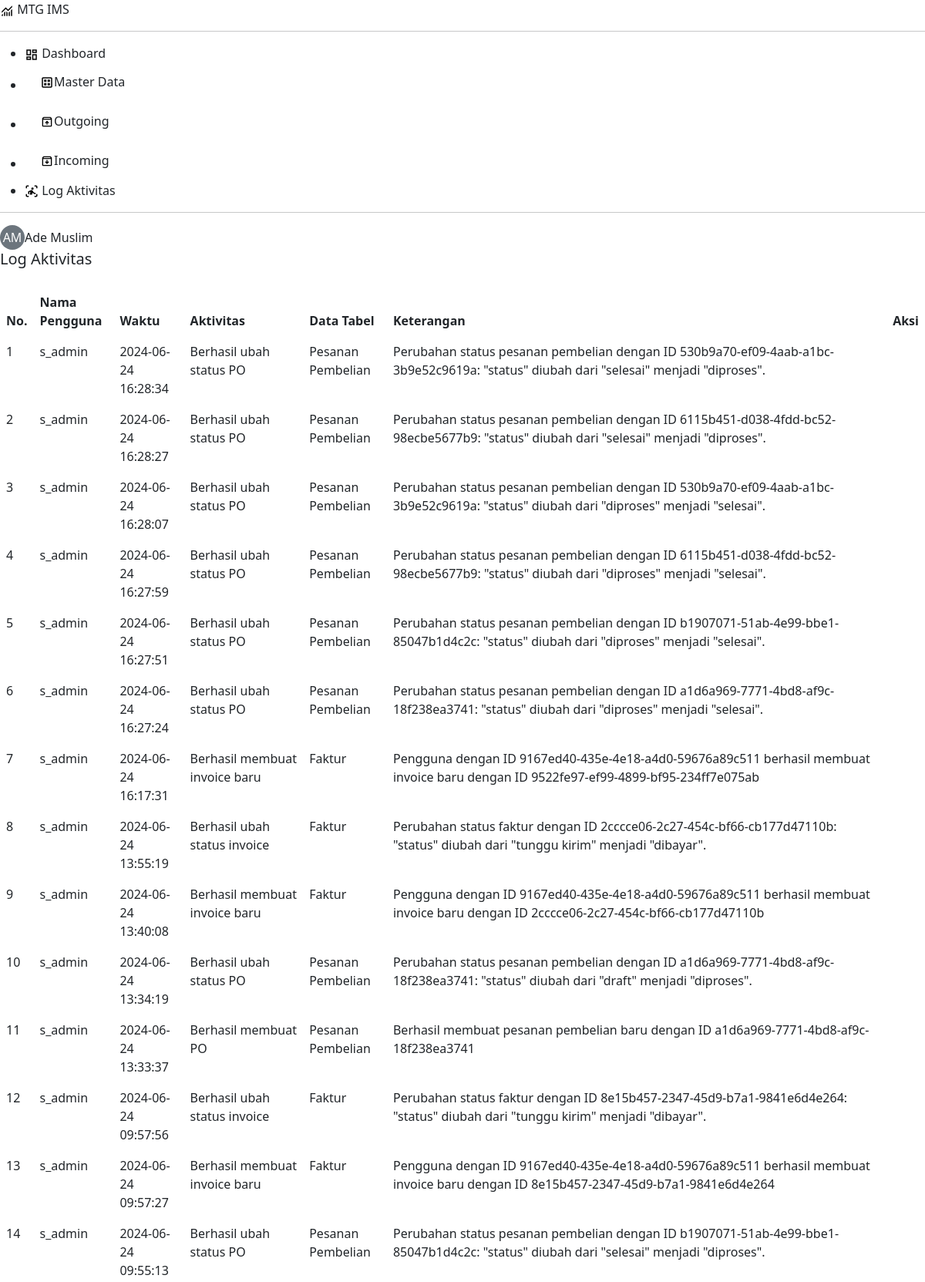
/pages/activity-log/index.php (signed in, upper part), run on the app's committed database.
### tables this page shows
CREATE TABLE `log_aktivitas` (
  `id_log` int NOT NULL,
  `id_pengguna` varchar(36) DEFAULT NULL,
  `aktivitas` varchar(225) NOT NULL,
  `tabel` varchar(255) DEFAULT NULL,
  `keterangan` text NOT NULL,
  `tanggal` timestamp NOT NULL DEFAULT CURRENT_TIMESTAMP,
  `status_hapus` tinyint(1) NOT NULL DEFAULT '0'
);

CREATE TABLE `pengguna` (
  `id_pengguna` varchar(36) NOT NULL,
  `nama_lengkap` varchar(100) NOT NULL,
  `nama_pengguna` varchar(50) NOT NULL,
  `password` varchar(100) NOT NULL,
  `tipe_pengguna` enum('superadmin','staff','kepala_perusahaan','tes') NOT NULL DEFAULT 'staff',
  `status_hapus` tinyint(1) NOT NULL DEFAULT '0'
);

### includes/function.php (called while the page is built, shortened)
<?php
require_once 'config.php';
function selectDataLeftJoin($mainTable, $joinTables = [], $columns = '*', $conditions = "", $orderBy = "") {
    global $conn;
    $sql = "SELECT $columns FROM $mainTable";
    foreach ($joinTables as $joinTable) {
        $sql .= " LEFT JOIN $joinTable[0] ON $joinTable[1]";
    }
    if (!empty($conditions)) {
        $sql .= " WHERE $conditions";
    }
    if (!empty($orderBy)) {
        $sql .= " ORDER BY $orderBy";
    }
    $result = mysqli_query($conn, $sql);
    $rows = mysqli_fetch_all($result, MYSQLI_ASSOC);
    return $rows;
}

### pages/activity-log/index.php (the view, shortened to what this page needs)
<?php
require_once '../../includes/header.php';
$mainTable = 'log_aktivitas';
$joinTables = [
    ["pengguna", "log_aktivitas.id_pengguna = pengguna.id_pengguna"],
];
$columns = 'log_aktivitas.*, pengguna.nama_pengguna';
$conditions = 'log_aktivitas.status_hapus = 0';
$orderBy = 'log_aktivitas.tanggal DESC';
$data_log_aktivitas = selectDataLeftJoin($mainTable, $joinTables, $columns, $conditions, $orderBy);
?>
<div class="d-flex justify-content-between align-items-center mb-4">
  <h1 class="fs-5 m-0">Log Aktivitas</h1>
</div>
<table id="example" class="table nowrap table-hover" style="width:100%">
  <thead>
    <tr>
      <th class="text-start">No.</th>
      <th>Nama Pengguna</th>
      <th>Waktu</th>
      <th>Aktivitas</th>
      <th>Data Tabel</th>
      <th>Keterangan</th>
      <th>Aksi</th>
    </tr>
  </thead>
  <tbody>
    <?php if (empty($data_log_aktivitas)) : ?>
    <tr>
      <td colspan="6">Tidak ada data</td>
    </tr>
    <?php else: $no = 1; foreach ($data_log_aktivitas as $log): ?>
    <tr>
      <td class="text-start"><?= $no; ?></td>
      <td><?= isset($log['nama_pengguna']) ? $log['nama_pengguna'] : 'N/A'; ?></td>
      <td><?= $log['tanggal']; ?></td>
      <td><?= $log['aktivitas']; ?></td>
      <td><?= $log['tabel'] ? ucwords($log['tabel']) : '-'; ?></td>
      <td><?= str_replace(" | ", "<br>", $log['keterangan']); ?></td>
      <td>
      </td>
    </tr>
    <?php $no++; endforeach; endif; ?>
  </tbody>
</table>
<?php require '../../includes/footer.php'; ?>

### data on the page
log_aktivitas: id_pengguna.nama_pengguna "s_admin", tanggal "2024-06-24 16:28:34", aktivitas "Berhasil ubah status PO", tabel "Pesanan Pembelian", keterangan "Perubahan status pesanan pembelian dengan ID 530b9a70-ef09-4aab-a1bc-3b9e52c9619a: \"status\" diubah dari \"selesai\" menjadi \"diproses\"."
log_aktivitas: id_pengguna.nama_pengguna "s_admin", tanggal "2024-06-24 16:28:27", aktivitas "Berhasil ubah status PO", tabel "Pesanan Pembelian", keterangan "Perubahan status pesanan pembelian dengan ID 6115b451-d038-4fdd-bc52-98ecbe5677b9: \"status\" diubah dari \"selesai\" menjadi \"diproses\"."
log_aktivitas: id_pengguna.nama_pengguna "s_admin", tanggal "2024-06-24 16:28:07", aktivitas "Berhasil ubah status PO", tabel "Pesanan Pembelian", keterangan "Perubahan status pesanan pembelian dengan ID 530b9a70-ef09-4aab-a1bc-3b9e52c9619a: \"status\" diubah dari \"diproses\" menjadi \"selesai\"."
log_aktivitas: id_pengguna.nama_pengguna "s_admin", tanggal "2024-06-24 16:27:59", aktivitas "Berhasil ubah status PO", tabel "Pesanan Pembelian", keterangan "Perubahan status pesanan pembelian dengan ID 6115b451-d038-4fdd-bc52-98ecbe5677b9: \"status\" diubah dari \"diproses\" menjadi \"selesai\"."
log_aktivitas: id_pengguna.nama_pengguna "s_admin", tanggal "2024-06-24 16:27:51", aktivitas "Berhasil ubah status PO", tabel "Pesanan Pembelian", keterangan "Perubahan status pesanan pembelian dengan ID b1907071-51ab-4e99-bbe1-85047b1d4c2c: \"status\" diubah dari \"diproses\" menjadi \"selesai\"."
log_aktivitas: id_pengguna.nama_pengguna "s_admin", tanggal "2024-06-24 16:27:24", aktivitas "Berhasil ubah status PO", tabel "Pesanan Pembelian", keterangan "Perubahan status pesanan pembelian dengan ID a1d6a969-7771-4bd8-af9c-18f238ea3741: \"status\" diubah dari \"diproses\" menjadi \"selesai\"."
log_aktivitas: id_pengguna.nama_pengguna "s_admin", tanggal "2024-06-24 16:17:31", aktivitas "Berhasil membuat invoice baru", tabel "Faktur", keterangan "Pengguna dengan ID 9167ed40-435e-4e18-a4d0-59676a89c511 berhasil membuat invoice baru dengan ID 9522fe97-ef99-4899-bf95-234ff7e075ab"
log_aktivitas: id_pengguna.nama_pengguna "s_admin", tanggal "2024-06-24 13:55:19", aktivitas "Berhasil ubah status invoice", tabel "Faktur", keterangan "Perubahan status faktur dengan ID 2cccce06-2c27-454c-bf66-cb177d47110b: \"status\" diubah dari \"tunggu kirim\" menjadi \"dibayar\"."
log_aktivitas: id_pengguna.nama_pengguna "s_admin", tanggal "2024-06-24 13:40:08", aktivitas "Berhasil membuat invoice baru", tabel "Faktur", keterangan "Pengguna dengan ID 9167ed40-435e-4e18-a4d0-59676a89c511 berhasil membuat invoice baru dengan ID 2cccce06-2c27-454c-bf66-cb177d47110b"
log_aktivitas: id_pengguna.nama_pengguna "s_admin", tanggal "2024-06-24 13:34:19", aktivitas "Berhasil ubah status PO", tabel "Pesanan Pembelian", keterangan "Perubahan status pesanan pembelian dengan ID a1d6a969-7771-4bd8-af9c-18f238ea3741: \"status\" diubah dari \"draft\" menjadi \"diproses\"."
log_aktivitas: id_pengguna.nama_pengguna "s_admin", tanggal "2024-06-24 13:33:37", aktivitas "Berhasil membuat PO", tabel "Pesanan Pembelian", keterangan "Berhasil membuat pesanan pembelian baru dengan ID a1d6a969-7771-4bd8-af9c-18f238ea3741"
log_aktivitas: id_pengguna.nama_pengguna "s_admin", tanggal "2024-06-24 09:57:56", aktivitas "Berhasil ubah status invoice", tabel "Faktur", keterangan "Perubahan status faktur dengan ID 8e15b457-2347-45d9-b7a1-9841e6d4e264: \"status\" diubah dari \"tunggu kirim\" menjadi \"dibayar\"."
log_aktivitas: id_pengguna.nama_pengguna "s_admin", tanggal "2024-06-24 09:57:27", aktivitas "Berhasil membuat invoice baru", tabel "Faktur", keterangan "Pengguna dengan ID 9167ed40-435e-4e18-a4d0-59676a89c511 berhasil membuat invoice baru dengan ID 8e15b457-2347-45d9-b7a1-9841e6d4e264"
log_aktivitas: id_pengguna.nama_pengguna "s_admin", tanggal "2024-06-24 09:55:13", aktivitas "Berhasil ubah status PO", tabel "Pesanan Pembelian", keterangan "Perubahan status pesanan pembelian dengan ID b1907071-51ab-4e99-bbe1-85047b1d4c2c: \"status\" diubah dari \"selesai\" menjadi \"diproses\"."

### other printed values
$inisial "AM"
$nama_lengkap "Ade Muslim"
